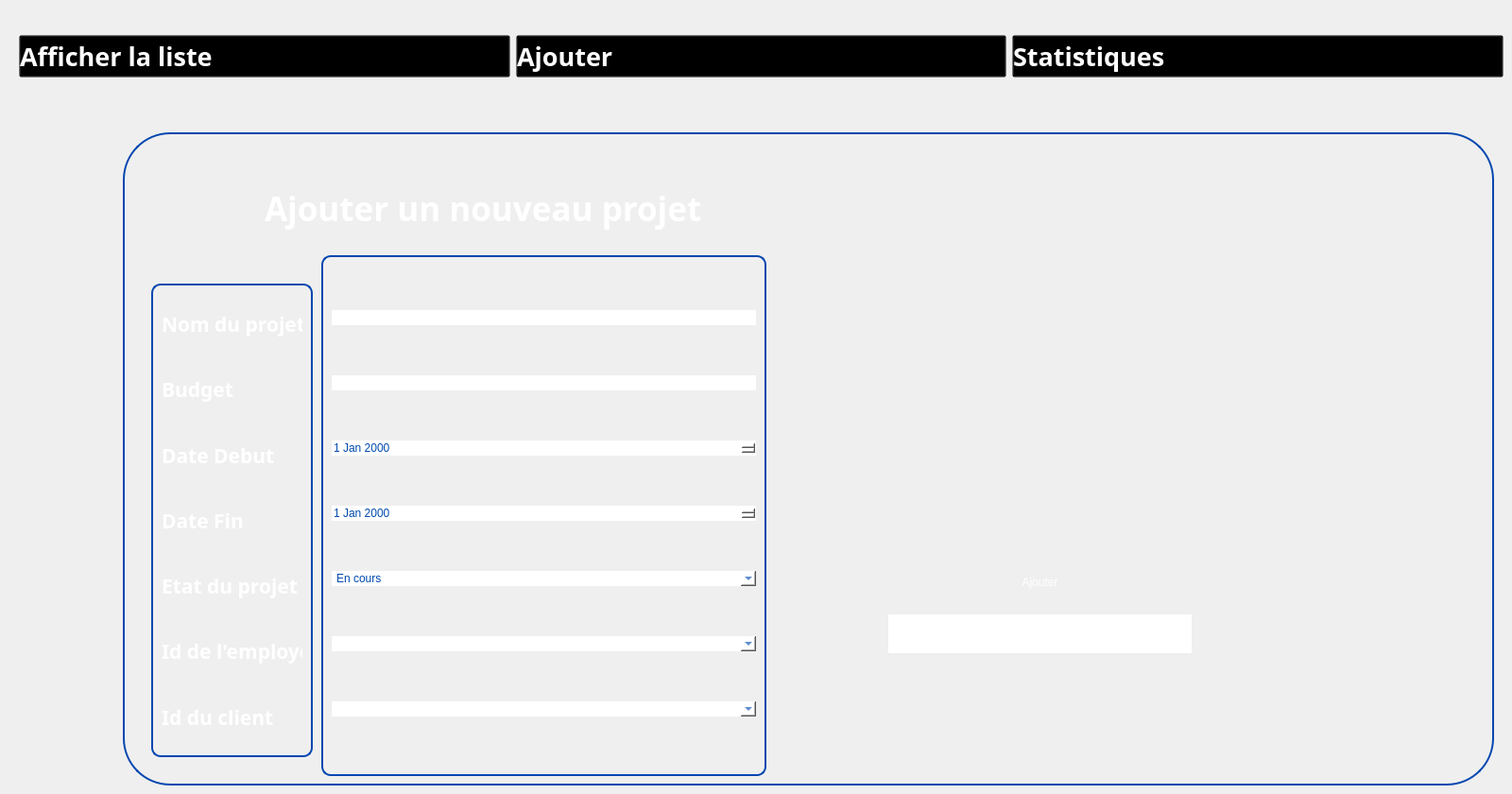
   <widget class="QWidget" name="ajoutprojet">
    <widget class="QWidget" name="horizontalLayoutWidget_5">
     <property name="geometry">
      <rect>
       <x>20</x>
       <y>20</y>
       <width>1571</width>
       <height>80</height>
      </rect>
     </property>
     <layout class="QHBoxLayout" name="horizontalLayout_5">
      <item>
       <widget class="QPushButton" name="pushButton_92">
        <property name="font">
         <font>
          <family>Gill Sans MT</family>
          <pointsize>20</pointsize>
          <weight>75</weight>
          <bold>true</bold>
         </font>
        </property>
        <property name="styleSheet">
         <string notr="true">QPushButton:hover {
    color: blue;
    background: transparent;
}

QPushButton {
    text-align: left;
    background: transparent;
    color: rgb(255,255,255);
}
</string>
        </property>
        <property name="text">
         <string>Afficher la liste</string>
        </property>
        <property name="icon">
         <iconset resource="ressource.qrc">
          <normaloff>:/image/liste-de-souhaits.png</normaloff>:/image/liste-de-souhaits.png</iconset>
        </property>
        <property name="iconSize">
         <size>
          <width>50</width>
          <height>46</height>
         </size>
        </property>
       </widget>
      </item>
      <item>
       <widget class="QPushButton" name="pushButton_94">
        <property name="font">
         <font>
          <family>Gill Sans MT</family>
          <pointsize>20</pointsize>
          <weight>75</weight>
          <bold>true</bold>
         </font>
        </property>
        <property name="styleSheet">
         <string notr="true">QPushButton:hover {
    color: blue;
    background: transparent;
}

QPushButton {
    text-align: left;
    background: transparent;
    color: rgb(255,255,255);
}
</string>
        </property>
        <property name="text">
         <string>Ajouter </string>
        </property>
        <property name="icon">
         <iconset>
          <normaloff>image/image (3).png</normaloff>image/image (3).png</iconset>
        </property>
        <property name="iconSize">
         <size>
          <width>50</width>
          <height>46</height>
         </size>
        </property>
       </widget>
      </item>
      <item>
       <widget class="QPushButton" name="pushButton_95">
        <property name="font">
         <font>
          <family>Gill Sans MT</family>
          <pointsize>20</pointsize>
          <weight>75</weight>
          <bold>true</bold>
         </font>
        </property>
        <property name="styleSheet">
         <string notr="true">QPushButton:hover {
    color: blue;
    background: transparent;
}

QPushButton {
    text-align: left;
    background: transparent;
    color: rgb(255,255,255);
}

</string>
        </property>
        <property name="text">
         <string>Statistiques</string>
        </property>
        <property name="icon">
         <iconset>
          <normaloff>image/image (2).png</normaloff>image/image (2).png</iconset>
        </property>
        <property name="iconSize">
         <size>
          <width>50</width>
          <height>46</height>
         </size>
        </property>
       </widget>
      </item>
     </layout>
    </widget>
    <widget class="QGroupBox" name="groupBox_7">
     <property name="geometry">
      <rect>
       <x>130</x>
       <y>140</y>
       <width>1451</width>
       <height>691</height>
      </rect>
     </property>
     <property name="styleSheet">
      <string notr="true">QGroupBox {
	background-image: url(:/Desktop/imageprojetcpp/body-background.png);
	border-radius:50px;
    border: 2px solid #0447AF; /* Red border */
}
</string>
     </property>
     <property name="title">
      <string/>
     </property>
     <widget class="QLabel" name="label_11">
      <property name="geometry">
       <rect>
        <x>60</x>
        <y>40</y>
        <width>81</width>
        <height>81</height>
       </rect>
      </property>
      <property name="text">
       <string/>
      </property>
      <property name="pixmap">
       <pixmap>:/Desktop/imageprojetcpp/gestion-de-projet.png</pixmap>
      </property>
      <property name="scaledContents">
       <bool>true</bool>
      </property>
     </widget>
     <widget class="QLabel" name="label_12">
      <property name="geometry">
       <rect>
        <x>150</x>
        <y>50</y>
        <width>581</width>
        <height>61</height>
       </rect>
      </property>
      <property name="font">
       <font>
        <family>Plus Jakarta Sans</family>
        <pointsize>26</pointsize>
        <weight>75</weight>
        <bold>true</bold>
       </font>
      </property>
      <property name="styleSheet">
       <string notr="true">color:white;
    background: transparent;
</string>
      </property>
      <property name="text">
       <string>Ajouter un nouveau projet </string>
      </property>
     </widget>
     <widget class="QGroupBox" name="verticalGroupBox_5">
      <property name="geometry">
       <rect>
        <x>30</x>
        <y>160</y>
        <width>171</width>
        <height>501</height>
       </rect>
      </property>
      <property name="styleSheet">
       <string notr="true">	border-radius:10px;
color:white;</string>
      </property>
      <layout class="QVBoxLayout" name="verticalLayout_5">
       <item>
        <widget class="QLabel" name="label_13">
         <property name="font">
          <font>
           <family>Gill Sans MT</family>
           <pointsize>16</pointsize>
           <weight>75</weight>
           <bold>true</bold>
          </font>
         </property>
         <property name="styleSheet">
          <string notr="true">color:white;</string>
         </property>
         <property name="text">
          <string>Nom du projet</string>
         </property>
        </widget>
       </item>
       <item>
        <widget class="QLabel" name="label_17">
         <property name="font">
          <font>
           <family>Gill Sans MT</family>
           <pointsize>16</pointsize>
           <weight>75</weight>
           <bold>true</bold>
          </font>
         </property>
         <property name="styleSheet">
          <string notr="true">color:white;</string>
         </property>
         <property name="text">
          <string>Budget</string>
         </property>
        </widget>
       </item>
       <item>
        <widget class="QLabel" name="label_18">
         <property name="font">
          <font>
           <family>Gill Sans MT</family>
           <pointsize>16</pointsize>
           <weight>75</weight>
           <bold>true</bold>
          </font>
         </property>
         <property name="styleSheet">
          <string notr="true">color:white;</string>
         </property>
         <property name="text">
          <string>Date Debut</string>
         </property>
        </widget>
       </item>
       <item>
        <widget class="QLabel" name="label_19">
         <property name="font">
          <font>
           <family>Gill Sans MT</family>
           <pointsize>16</pointsize>
           <weight>75</weight>
           <bold>true</bold>
          </font>
         </property>
         <property name="styleSheet">
          <string notr="true">color:white;</string>
         </property>
         <property name="text">
          <string>Date Fin</string>
         </property>
        </widget>
       </item>
       <item>
        <widget class="QLabel" name="label_22">
         <property name="font">
          <font>
           <family>Gill Sans MT</family>
           <pointsize>16</pointsize>
           <weight>75</weight>
           <bold>true</bold>
          </font>
         </property>
         <property name="styleSheet">
          <string notr="true">color:white;</string>
         </property>
         <property name="text">
          <string>Etat du projet</string>
         </property>
        </widget>
       </item>
       <item>
        <widget class="QLabel" name="label_14">
         <property name="font">
          <font>
           <family>Gill Sans MT</family>
           <pointsize>16</pointsize>
           <weight>75</weight>
           <bold>true</bold>
          </font>
         </property>
         <property name="styleSheet">
          <string notr="true">color:white;</string>
         </property>
         <property name="text">
          <string>Id de l'employe</string>
         </property>
        </widget>
       </item>
       <item>
        <widget class="QLabel" name="label_52">
         <property name="font">
          <font>
           <family>Gill Sans MT</family>
           <pointsize>16</pointsize>
           <weight>75</weight>
           <bold>true</bold>
          </font>
         </property>
         <property name="styleSheet">
          <string notr="true">color:white;</string>
         </property>
         <property name="text">
          <string>Id du client</string>
         </property>
        </widget>
       </item>
      </layout>
     </widget>
     <widget class="QLabel" name="label_23">
      <property name="geometry">
       <rect>
        <x>390</x>
        <y>110</y>
        <width>291</width>
        <height>311</height>
       </rect>
      </property>
      <property name="styleSheet">
       <string notr="true">background:transparent;</string>
      </property>
      <property name="text">
       <string/>
      </property>
      <property name="pixmap">
       <pixmap>:/Desktop/imageprojetcpp/fabrication.png</pixmap>
      </property>
      <property name="scaledContents">
       <bool>true</bool>
      </property>
     </widget>
     <widget class="QGroupBox" name="verticalGroupBox_7">
      <property name="geometry">
       <rect>
        <x>210</x>
        <y>130</y>
        <width>471</width>
        <height>551</height>
       </rect>
      </property>
      <property name="styleSheet">
       <string notr="true">	border-radius:10px;
color:white;</string>
      </property>
      <layout class="QVBoxLayout" name="verticalLayout_13">
       <item>
        <widget class="QLineEdit" name="lineEdit_nom">
         <property name="styleSheet">
          <string notr="true">color:rgb(0,73,174);
background:white;</string>
         </property>
        </widget>
       </item>
       <item>
        <widget class="QLineEdit" name="lineEdit_budget">
         <property name="styleSheet">
          <string notr="true">color:rgb(0,73,174);
background:white;</string>
         </property>
        </widget>
       </item>
       <item>
        <widget class="QDateEdit" name="dateEdit_2">
         <property name="styleSheet">
          <string notr="true">color:rgb(0,73,174);
background:white;</string>
         </property>
        </widget>
       </item>
       <item>
        <widget class="QDateEdit" name="dateEdit_3">
         <property name="styleSheet">
          <string notr="true">color:rgb(0,73,174);
background:white;</string>
         </property>
        </widget>
       </item>
       <item>
        <widget class="QComboBox" name="comboBox_1">
         <property name="styleSheet">
          <string notr="true">color:rgb(0,73,174);
background:white;
</string>
         </property>
         <item>
          <property name="text">
           <string>En cours</string>
          </property>
         </item>
         <item>
          <property name="text">
           <string>Terminé</string>
          </property>
         </item>
        </widget>
       </item>
       <item>
        <widget class="QComboBox" name="comboBox_IDemployefk">
         <property name="styleSheet">
          <string notr="true">color:rgb(0,73,174);
background:white;
</string>
         </property>
        </widget>
       </item>
       <item>
        <widget class="QComboBox" name="comboBox_IDclientfk">
         <property name="styleSheet">
          <string notr="true">color:rgb(0,73,174);
background:white;
</string>
         </property>
        </widget>
       </item>
      </layout>
     </widget>
     <widget class="QPushButton" name="pushButton_ajouterprojet">
      <property name="geometry">
       <rect>
        <x>900</x>
        <y>460</y>
        <width>141</width>
        <height>31</height>
       </rect>
      </property>
      <property name="styleSheet">
       <string notr="true">QPushButton {
    text-align: center;
    color: rgb(255,255,255);
border-radius:20px;
}</string>
      </property>
      <property name="text">
       <string>Ajouter</string>
      </property>
     </widget>
     <widget class="QLabel" name="label_message_3">
      <property name="geometry">
       <rect>
        <x>810</x>
        <y>510</y>
        <width>321</width>
        <height>41</height>
       </rect>
      </property>
      <property name="styleSheet">
       <string notr="true">background: rgb(255, 255, 255);</string>
      </property>
      <property name="text">
       <string/>
      </property>
     </widget>
    </widget>
   </widget>
